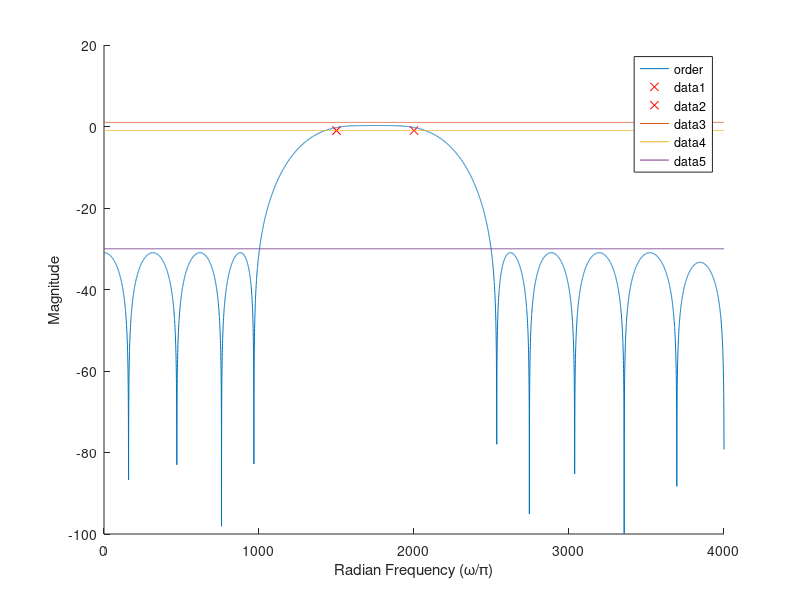

This figure's MATLAB source:
fs = 8000;
fp = [1500 2000];
f = 2*[0 1000 1500 2000 2500 4000]/8000;
a = [0 0 1 1 0 0];
%order = 10:20;
%b = firpm(order,f,a);
theta = linspace(0,pi,fs);
f_axis = fs*theta/(2*pi);
for order = 23:23
    b = firpm(order,f,a);    
    [h,w] = freqz(b,1,fs);
    hold on 
    plot(f_axis,20*log10(abs(h)));
    legend('order');
end 
plot(1500,-1,'rx');
plot(2000,-1,'rx');
plot(f_axis,1*ones(1,8000));
plot(f_axis,-1*ones(1,8000));
plot(f_axis,-30*ones(1,8000));
xlabel 'Radian Frequency (\omega/\pi)', ylabel 'Magnitude';